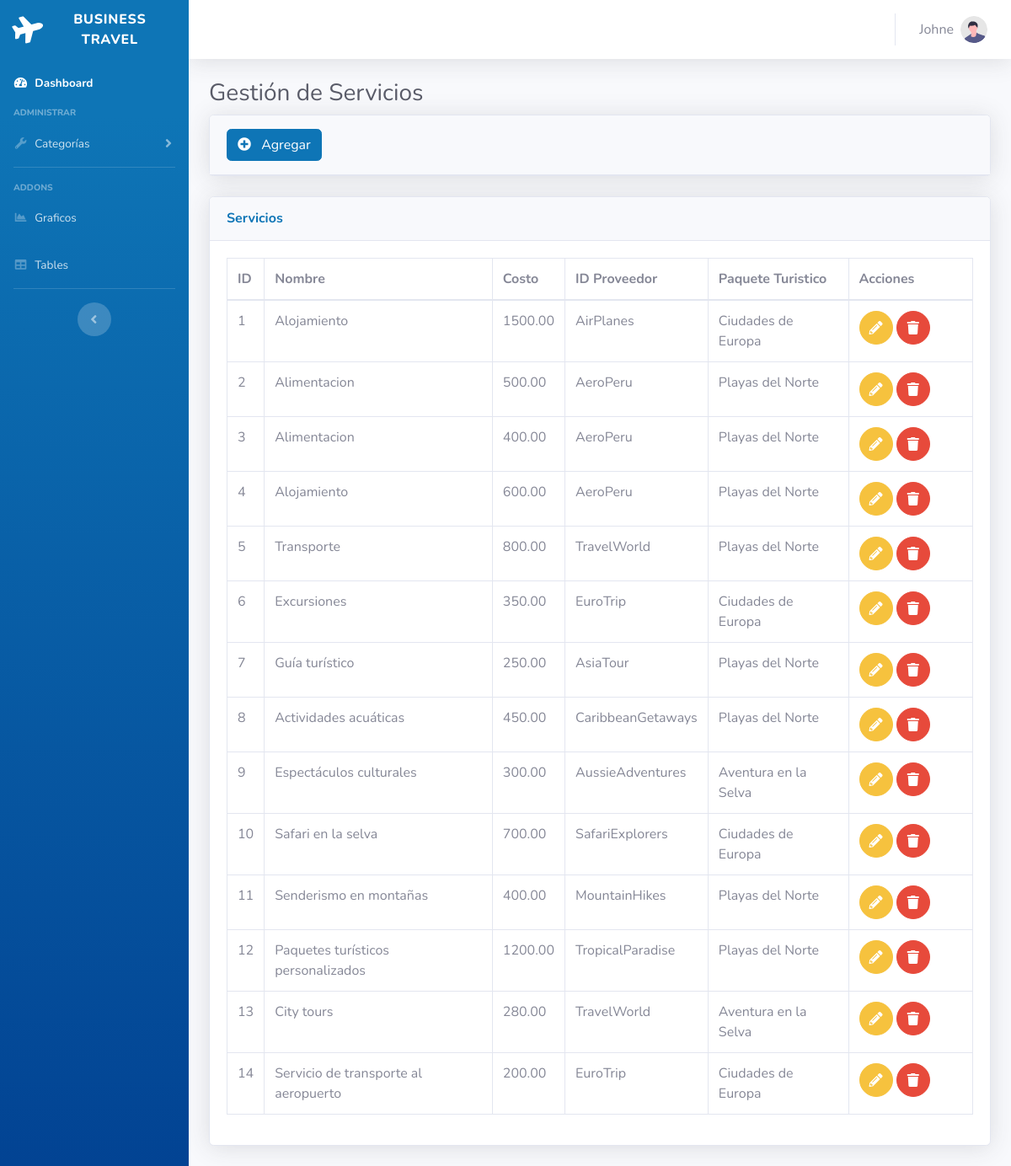
Page /MainController.php?action=servicio-index (signed in) on the earlier database version.
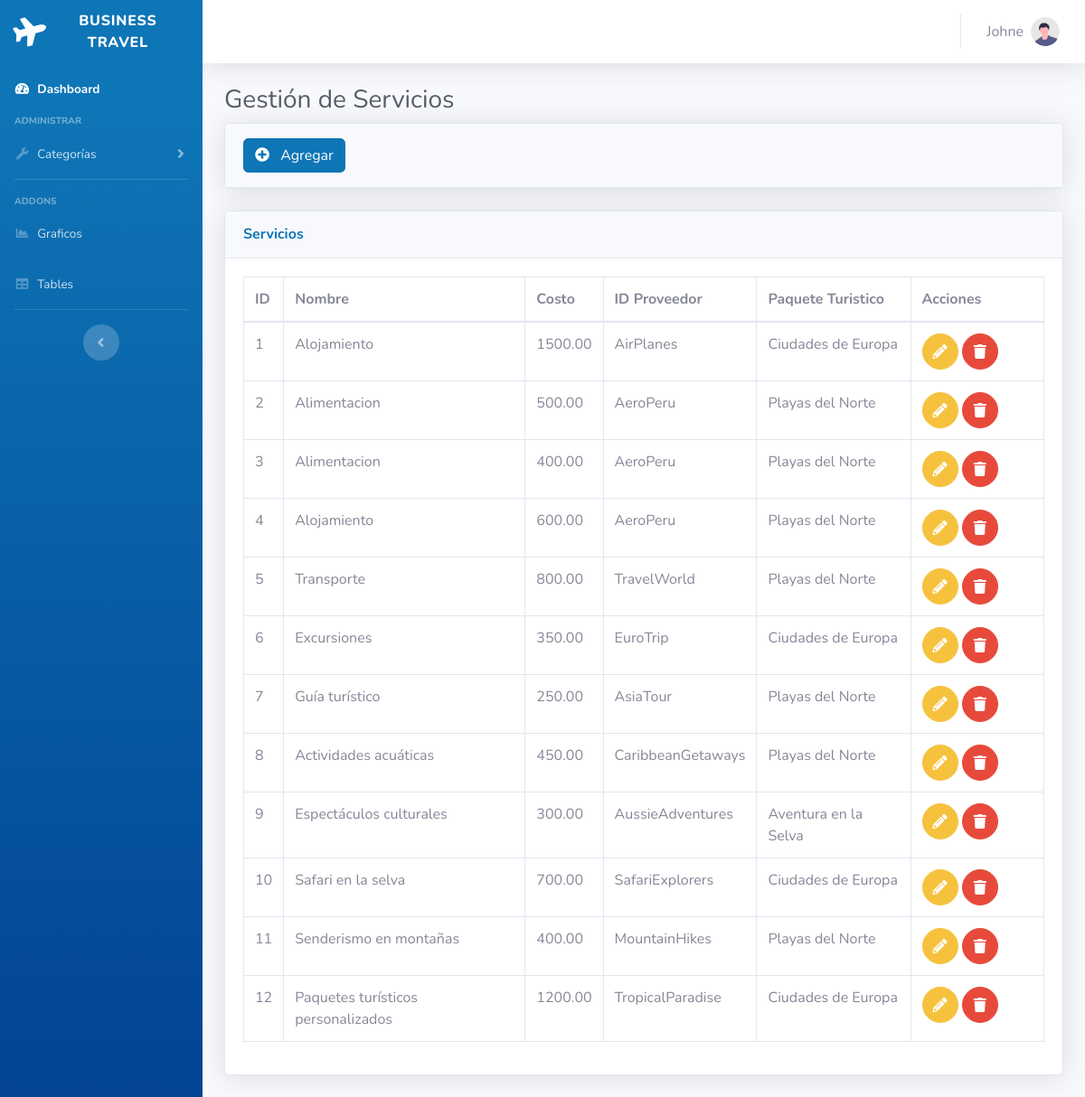
Same page on the later database version.
### tables this page shows
CREATE TABLE IF NOT EXISTS `servicios` (
  `id` int NOT NULL AUTO_INCREMENT,
  `nombre` varchar(50) DEFAULT NULL,
  `costo` decimal(10,2) NOT NULL,
  `fkidPaqueteTuristico` int NOT NULL DEFAULT '0',
  `fkidProveedor` varchar(20) NOT NULL,
  PRIMARY KEY (`id`),
  KEY `FK_servicios_proveedor` (`fkidProveedor`),
  KEY `FK_servicios_paqueteturistico` (`fkidPaqueteTuristico`),
  CONSTRAINT `FK_servicios_paqueteturistico` FOREIGN KEY (`fkidPaqueteTuristico`) REFERENCES `paqueteturistico` (`id`) ON DELETE CASCADE ON UPDATE CASCADE,
  CONSTRAINT `FK_servicios_proveedor` FOREIGN KEY (`fkidProveedor`) REFERENCES `proveedores` (`ruc`) ON DELETE CASCADE ON UPDATE CASCADE
);

CREATE TABLE IF NOT EXISTS `proveedores` (
  `ruc` varchar(20) NOT NULL,
  `nombre` varchar(50) NOT NULL,
  `pais` varchar(50) NOT NULL,
  PRIMARY KEY (`ruc`)
);

CREATE TABLE IF NOT EXISTS `paqueteturistico` (
  `id` int NOT NULL AUTO_INCREMENT,
  `nombre` varchar(50) NOT NULL DEFAULT '',
  `direccion` varchar(50) NOT NULL,
  `duracion` int NOT NULL,
  `preciototal` double NOT NULL,
  `imagen` varchar(50) NOT NULL,
  PRIMARY KEY (`id`)
);

### Controller/ServicioController.php (called while the page is built, shortened)
<?php
require_once 'Model/Dao/ServicioDAO.php';
require_once 'Model/Dao/ProveedorDAO.php';
require_once 'Model/Dao/PaqueteTuristicoDAO.php';
class ServicioController {
    private $servicioDAO;
    private $proveedorDAO;
    private $paqueteTuristicoDAO;
    public function __construct() {
        $this->servicioDAO = new ServicioDAO();
        $this->proveedorDAO = new ProveedorDAO();
        $this->paqueteTuristicoDAO = new PaqueteTuristicoDAO();
    }
    public function index() {
        $servicios = $this->servicioDAO->getAllServicios();
        foreach($servicios as $servicio):
            $proveedor=$this->proveedorDAO->getProveedorById($servicio->getFkidProveedor());
            $paquete=$this->paqueteTuristicoDAO->getPaqueteTuristicoById($servicio->getFkidPaqueteturistico());
        endforeach;
        include 'View/Servicio/index.php';
    }
}
?>

### Model/Dao/ServicioDAO.php (called while the page is built, shortened)
<?php
require_once 'db_connect.php';
require_once 'Model/Servicio.php';
class ServicioDAO implements ServicioDAOInterface {
    public function getAllServicios() {
        global $conn;
        $query = "SELECT * FROM servicios";
        $result = $conn->query($query);
        $servicios = array();
        if ($result->num_rows > 0) {
            while ($row = $result->fetch_assoc()) {
                $servicio = new Servicio();
                $servicio->setId($row['id']);
                $servicio->setNombre($row['nombre']);
                $servicio->setCosto($row['costo']);
                $servicio->setFkidPaqueteturistico($row['fkidPaqueteTuristico']);
                $servicio->setFkidProveedor($row['fkidProveedor']);
                $servicios[] = $servicio;
            }
        }
        return $servicios;
    }
}
?>

### Model/Servicio.php (called while the page is built)
<?php
class Servicio {
    private $id;
    private $nombre;
    private $costo;
    private $fkidPaqueteturistico;
    private $fkidProveedor;
    public function getId() {
        return $this->id;
    }
    public function setId($id) {
        $this->id = $id;
    }
    public function getNombre() {
        return $this->nombre;
    }
    public function setNombre($nombre) {
        $this->nombre = $nombre;
    }
    public function getCosto() {
        return $this->costo;
    }
    public function setCosto($costo) {
        $this->costo = $costo;
    }
    public function getFkidPaqueteturistico() {
        return $this->fkidPaqueteturistico;
    }
    public function setFkidPaqueteturistico($fkidPaqueteturistico) {
        $this->fkidPaqueteturistico = $fkidPaqueteturistico;
    }
    public function getFkidProveedor() {
        return $this->fkidProveedor;
    }
    public function setFkidProveedor($fkidProveedor) {
        $this->fkidProveedor = $fkidProveedor;
    }
}
?>

### Model/Dao/ProveedorDAO.php (called while the page is built, shortened)
<?php
require_once 'db_connect.php';
class ProveedorDAO implements ProveedorDAOInterface {
    public function getProveedorById($ruc) {
        global $conn;
        $query = "SELECT * FROM proveedores WHERE ruc='$ruc'";
        $result = $conn->query($query);
        if ($result->num_rows > 0) {
            $row = $result->fetch_assoc();
            $proveedor = new Proveedor();
            $proveedor->setRuc($row['ruc']);
            $proveedor->setNombre($row['nombre']);
            $proveedor->setPais($row['pais']);
            return $proveedor;
        }
        return null;
    }
}
?>

### Model/Dao/PaqueteTuristicoDAO.php (called while the page is built, shortened)
<?php
require_once 'db_connect.php';
class PaqueteTuristicoDAO implements PaqueteTuristicoDaoInterface
{
    public function getPaqueteTuristicoById($id)
    {
        global $conn;
        $query = "SELECT * FROM paqueteturistico WHERE id='$id'";
        $result = $conn->query($query);
        if ($result->num_rows > 0) {
            $row = $result->fetch_assoc();
            $paquete = new PaqueteTuristico();
            $paquete->setId($row['id']);
            $paquete->setNombre($row['nombre']);
            $paquete->setDireccion($row['direccion']);
            $paquete->setDuracion($row['duracion']);
            $paquete->setImagen($row['imagen']);
            $paquete->setPrecioTotal($row['preciototal']);
            return $paquete;
        }
        return null;
    }
}

### View/Servicio/index.php (the view, shortened to what this page needs)
<!DOCTYPE html>
<html lang="en">
<head>
    <link href="View/static/vendor/fontawesome-free/css/all.min.css" rel="stylesheet" type="text/css">
    <link href="View/static/css/sb-admin-2.min.css" rel="stylesheet">
</head>
<body id="page-top">
    <div id="wrapper">
        <?php
        include 'View/header/lateralDashboard.php';
        ?>
        <div id="content-wrapper" class="d-flex flex-column">
            <div id="content">
                <?php
                include 'View/header/headerDashboard.php';
                ?>
                <div class="container-fluid">
                    <h1 class="h3 mb-2 text-gray-800">Gestión de Servicios</h1>
                    <div class="card shadow mb-4">
                        <div class="card-header py-3 d-flex align-items-center">
                            <a href="MainController.php?action=servicio-add" class="text-decoration-none">
                                <div class="d-flex align-items-center">
                                    <button class="btn btn-primary">
                                        <i class="fas fa-plus-circle mr-2"></i>
                                        Agregar
                                    </button>
                                </div>
                            </a>
                        </div>
                    </div>
                    <div class="card shadow mb-4">
                        <div class="card-header py-3">
                            <h6 class="m-0 font-weight-bold text-primary">Servicios</h6>
                        </div>
                        <div class="card-body">
                            <div class="table-responsive">
                                <table class="table table-bordered" id="dataTable" width="100%" cellspacing="0">
                                    <thead>
                                        <tr>
                                            <th>ID</th>
                                            <th>Nombre</th>
                                            <th>Costo</th>
                                            <th>ID Proveedor</th>
                                            <th>Paquete Turistico</th>
                                            <th>Acciones</th>
                                        </tr>
                                    </thead>
                                    <tbody>
                                        <?php foreach ($servicios as $servicio) : ?>
                                            <tr>
                                                <td><?php echo $servicio->getId(); ?></td>
                                                <td><?php echo $servicio->getNombre(); ?></td>
                                                <td><?php echo $servicio->getCosto(); ?></td>
                                                <td><?php echo $servicio->getFkidProveedor(); ?></td>
                                                <td><?php echo $servicio->getFkidPaqueteturistico(); ?></td>
                                                <td class="col-2">
                                                    <a href="MainController.php?action=servicio-edit&id=<?php echo $servicio->getId(); ?>" class="btn btn-warning btn-circle">
                                                        <i class="fas fa-pencil-alt"></i>
                                                    </a>
                                                    <button class="btn btn-danger btn-circle delete-button" data-id="<?php echo $servicio->getId(); ?>">
                                                        <i class="fas fa-trash"></i>
                                                    </button>
                                                </td>
                                            </tr>
                                        <?php endforeach; ?>
                                    </tbody>
                                </table>
                            </div>
                        </div>
                    </div>
                </div>
            </div>
        </div>
    </div>
</body>
</html>

### MainController.php (shortened to what this page needs)
<?php
$action = isset($_GET['action']) ? $_GET['action'] : 'index';
require_once 'Controller/ServicioController.php';
$servicioController = new ServicioController();
switch ($action) {
    case 'servicio-index':
        $servicioController->index();
        break;
}

### View/header/lateralDashboard.php (shortened to what this page needs)
<ul class="navbar-nav bg-gradient-primary sidebar sidebar-dark accordion" id="accordionSidebar">
    <a class="sidebar-brand d-flex align-items-center justify-content-center" href="MainController.php?action=admin-index">
        <div class="sidebar-brand-icon rotate-n-15">
            <i class="fas fa-plane"></i>
        </div>
        <div class="sidebar-brand-text mx-3">Business Travel</div>
    </a>
    <li class="nav-item active">
        <a class="nav-link" href="MainController.php?action=admin-index">
            <i class="fas fa-fw fa-tachometer-alt"></i>
            <span>Dashboard</span></a>
    </li>
    <div class="sidebar-heading">
        Administrar
    </div>
    <li class="nav-item">
        <a class="nav-link collapsed" href="#" data-toggle="collapse" data-target="#collapseUtilities" aria-expanded="true" aria-controls="collapseUtilities">
            <i class="fas fa-fw fa-wrench"></i>
            <span>Categorías</span>
        </a>
    </li>
    <hr class="sidebar-divider">
    <div class="sidebar-heading">
        Addons
    </div>
    <li class="nav-item">
        <a class="nav-link" href="#">
            <i class="fas fa-fw fa-chart-area"></i>
            <span>Graficos</span></a>
    </li>
    <li class="nav-item">
        <a class="nav-link" href="#">
            <i class="fas fa-fw fa-table"></i>
            <span>Tables</span></a>
    </li>
    <hr class="sidebar-divider d-none d-md-block">
    <div class="text-center d-none d-md-inline">
        <button class="rounded-circle border-0" id="sidebarToggle"></button>
    </div>
</ul>

### View/header/headerDashboard.php (shortened to what this page needs)
<nav class="navbar navbar-expand navbar-light bg-white topbar mb-4 static-top shadow">
    <ul class="navbar-nav ml-auto">
        <li class="nav-item dropdown no-arrow">
            <a class="nav-link dropdown-toggle" href="#" id="userDropdown" role="button" data-toggle="dropdown" aria-haspopup="true" aria-expanded="false">
                <span class="mr-2 d-none d-lg-inline text-gray-600 medium"><?php echo $_SESSION['nombre'] ?> </span>
                <img class="img-profile rounded-circle" src="View/static/img/undraw_profile.svg">
            </a>
        </li>
    </ul>
</nav>

Differences in the rows shown:
removed servicios: id "13", nombre "City tours", costo "280.00", fkidProveedor.nombre "TravelWorld", fkidPaqueteTuristico.nombre "Aventura en la Selva"
removed servicios: id "14", nombre "Servicio de transporte al aeropuerto", costo "200.00", fkidProveedor.nombre "EuroTrip", fkidPaqueteTuristico.nombre "Ciudades de Europa"
changed servicios "Paquetes turísticos personalizados": fkidPaqueteTuristico.nombre "Playas del Norte" → "Ciudades de Europa"
